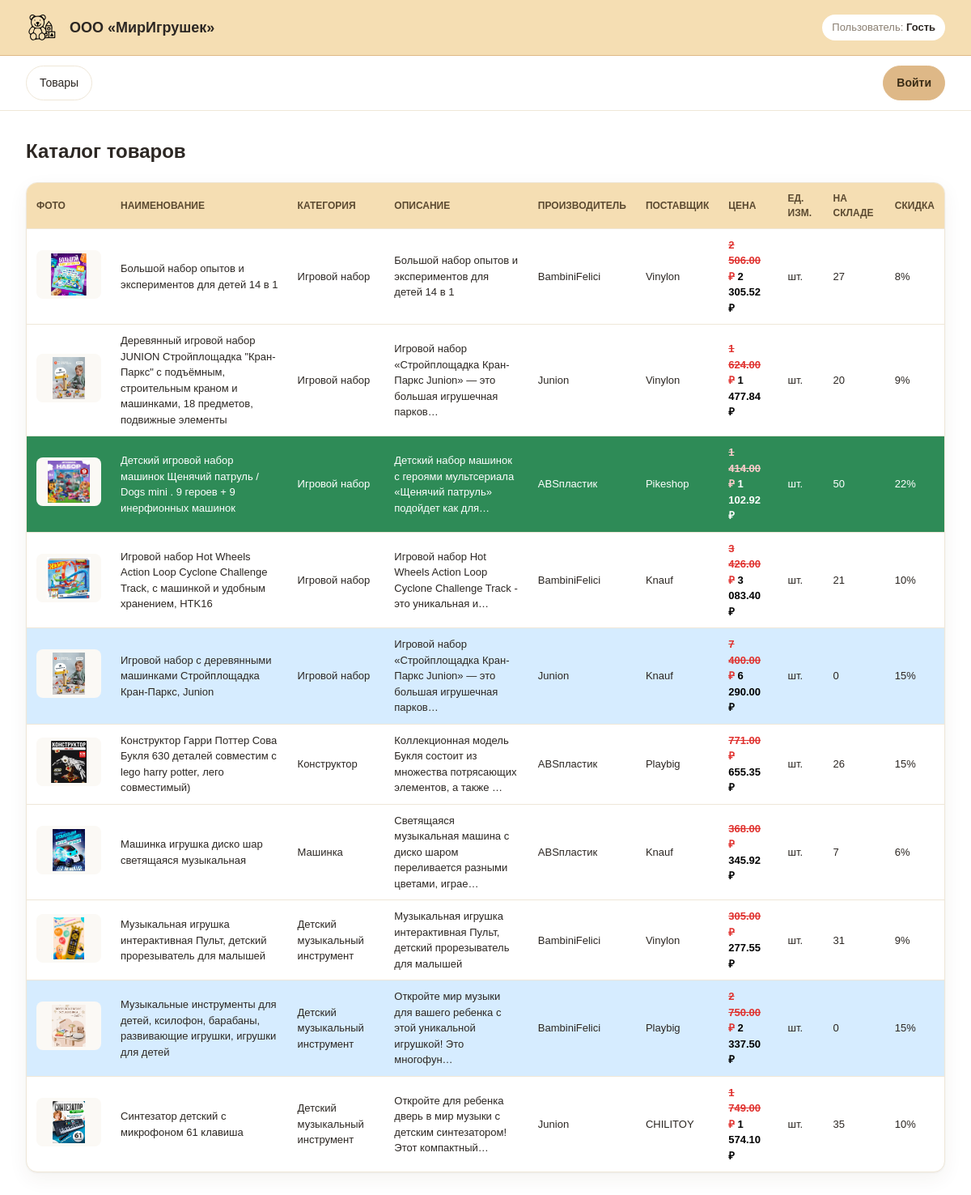
The page / on the database its author committed.
### tables this page shows
CREATE TABLE Products (
    article VARCHAR(20) PRIMARY KEY,
    name VARCHAR(500) NOT NULL,
    unit_id INT NOT NULL,
    price DECIMAL(10,2) NOT NULL,
    supplier_id INT NOT NULL,
    manufacturer_id INT NOT NULL,
    category_id INT NOT NULL,
    discount INT NOT NULL DEFAULT 0,
    stock_qty INT NOT NULL DEFAULT 0,
    description TEXT,
    photo VARCHAR(255),
    CONSTRAINT fk_prod_unit FOREIGN KEY (unit_id) REFERENCES Units(id),
    CONSTRAINT fk_prod_sup FOREIGN KEY (supplier_id) REFERENCES Suppliers(id),
    CONSTRAINT fk_prod_man FOREIGN KEY (manufacturer_id) REFERENCES Manufacturers(id),
    CONSTRAINT fk_prod_cat FOREIGN KEY (category_id) REFERENCES Categories(id),
    CONSTRAINT chk_price CHECK (price >= 0),
    CONSTRAINT chk_discount CHECK (discount >= 0),
    CONSTRAINT chk_stock CHECK (stock_qty >= 0)
);

CREATE TABLE Categories (
    id INT AUTO_INCREMENT PRIMARY KEY,
    name VARCHAR(150) NOT NULL UNIQUE
);

CREATE TABLE Manufacturers (
    id INT AUTO_INCREMENT PRIMARY KEY,
    name VARCHAR(150) NOT NULL UNIQUE
);

CREATE TABLE Suppliers (
    id INT AUTO_INCREMENT PRIMARY KEY,
    name VARCHAR(150) NOT NULL UNIQUE
);

CREATE TABLE Units (
    id INT AUTO_INCREMENT PRIMARY KEY,
    name VARCHAR(50) NOT NULL UNIQUE
);

### web/db.php (called while the page is built)
<?php
function db(): PDO
{
    static $pdo = null;
    if ($pdo === null) {
        $pdo = new PDO(
            'mysql:host=127.0.0.1;dbname=mirigrushek;charset=utf8mb4',
            'root',
            '123',
            [
                PDO::ATTR_ERRMODE => PDO::ERRMODE_EXCEPTION,
                PDO::ATTR_DEFAULT_FETCH_MODE => PDO::FETCH_ASSOC,
                PDO::ATTR_EMULATE_PREPARES => false,
            ]
        );
    }
    return $pdo;
}

### web/index.php (the view, shortened to what this page needs)
<?php
require_once __DIR__ . '/common.php';
$sql = "SELECT p.article, p.name, p.price, p.discount, p.stock_qty, p.description, p.photo,
               c.name AS cat_name, s.name AS sup_name, m.name AS man_name, u.name AS unit_name
        FROM Products p
        JOIN Categories c ON c.id = p.category_id
        JOIN Suppliers s ON s.id = p.supplier_id
        JOIN Manufacturers m ON m.id = p.manufacturer_id
        JOIN Units u ON u.id = p.unit_id
        ORDER BY p.name";
$products = db()->query($sql)->fetchAll();
layout_header('Каталог товаров');
?>
<div class="table-wrap">
<table id="products-table">
    <thead>
        <tr>
            <th>Фото</th>
            <th>Наименование</th>
            <th>Категория</th>
            <th>Описание</th>
            <th>Производитель</th>
            <th>Поставщик</th>
            <th>Цена</th>
            <th>Ед. изм.</th>
            <th>На складе</th>
            <th>Скидка</th>
        </tr>
    </thead>
    <tbody>
    <?php foreach ($products as $p):
        $final = discounted_price((float)$p['price'], (int)$p['discount']);
        $rowClass = '';
        if ((int)$p['stock_qty'] === 0) {
            $rowClass = 'row-oos';
        } elseif ((int)$p['discount'] > 15) {
            $rowClass = 'row-sale';
        }
        $searchBlob = implode(' ', [
            $p['article'], $p['name'], $p['cat_name'], $p['description'],
            $p['man_name'], $p['sup_name'], $p['unit_name'],
        ]);
        $clickable = is_admin() ? ' clickable' : '';
    ?>
        <tr class="<?= $rowClass ?><?= $clickable ?>"
            data-search="<?= htmlspecialchars(mb_strtolower($searchBlob)) ?>"
            data-supplier="<?= htmlspecialchars($p['sup_name']) ?>"
            data-price="<?= (float)$p['price'] ?>"
            data-stock="<?= (int)$p['stock_qty'] ?>"
            <?php if (is_admin()): ?>
            onclick="if(!event.target.closest('a,button,form'))location.href='index.php?page=product_edit&article=<?= urlencode($p['article']) ?>'"
            <?php endif; ?>>
            <td><img class="product-photo" src="<?= htmlspecialchars(product_photo_url($p['photo'])) ?>" alt=""></td>
            <td><?= htmlspecialchars($p['name']) ?></td>
            <td><?= htmlspecialchars($p['cat_name']) ?></td>
            <td><?= htmlspecialchars(mb_strimwidth($p['description'] ?? '', 0, 80, '…')) ?></td>
            <td><?= htmlspecialchars($p['man_name']) ?></td>
            <td><?= htmlspecialchars($p['sup_name']) ?></td>
            <td>
                <?php if ((int)$p['discount'] > 0): ?>
                    <span class="price-old"><?= format_price((float)$p['price']) ?></span>
                    <span class="price-new"><?= format_price($final) ?></span>
                <?php else: ?>
                    <?= format_price((float)$p['price']) ?>
                <?php endif; ?>
            </td>
            <td><?= htmlspecialchars($p['unit_name']) ?></td>
            <td><?= (int)$p['stock_qty'] ?></td>
            <td><?= (int)$p['discount'] ?>%</td>
        </tr>
    <?php endforeach; ?>
    </tbody>
</table>
</div>
<?php layout_footer(); ?>

### web/common.php (shortened to what this page needs)
<?php
require_once __DIR__ . '/db.php';
function current_user(): ?array
{
    return $_SESSION['user'] ?? null;
}
function is_admin(): bool
{
    $user = current_user();
    return $user && $user['role'] === ROLE_ADMIN;
}
function product_photo_url(?string $photo): string
{
    $base = 'images/';
    if ($photo && file_exists(__DIR__ . '/images/' . $photo)) {
        return $base . rawurlencode($photo);
    }
    return $base . 'picture.png';
}
function format_price(float $price): string
{
    return number_format($price, 2, '.', ' ') . ' ₽';
}
function discounted_price(float $price, int $discount): float
{
    return round($price * (100 - $discount) / 100, 2);
}
function layout_header(string $title): void
{
    $user = current_user();
    $displayName = $user['full_name'] ?? 'Гость';
    ?>
<!DOCTYPE html>
<html lang="ru">
<head>
    <link rel="stylesheet" href="assets/style.css">
</head>
<body>
<header class="top">
    <img class="logo" src="images/icon.png" alt="МирИгрушек">
    <h1>ООО «МирИгрушек»</h1>
    <div class="who">Пользователь: <b><?= htmlspecialchars($displayName) ?></b></div>
</header>
<nav>
    <a class="btn" href="index.php">Товары</a>
    <?php if ($user): ?>
        <a class="btn" href="index.php?page=logout" style="margin-left:auto">Выход</a>
    <?php else: ?>
        <a class="btn accent" href="index.php?page=login" style="margin-left:auto">Войти</a>
    <?php endif; ?>
</nav>
<main>
    <h2><?= htmlspecialchars($title) ?></h2>
<?php
}
function layout_footer(): void
{
    ?>
</main>
</body>
</html>
<?php
}

### web/assets/style.css (style rules this page uses)
:root { --bg: #FFFFFF; --secondary: #F5DEB3; --accent: #DEB887; --sale: #2E8B57; --oos: #D6ECFF; --ink: #2c2723; --muted: #8a7f72; --line: #efe7d8; --radius: 14px; --radius-sm: 10px; --shadow: 0 1px 2px rgba(60, 45, 20, .05), 0 8px 24px rgba(60, 45, 20, .06); }
* { box-sizing: border-box; }
body { margin: 0; font-family: Arial, Helvetica, sans-serif; background: var(--bg); color: var(--ink); line-height: 1.5; }
header.top { position: sticky; top: 0; z-index: 20; display: flex; align-items: center; gap: 14px; padding: 14px 32px; background: var(--secondary); border-bottom: 1px solid var(--accent); }
header.top img.logo { height: 40px; width: auto; }
header.top h1 { font-size: 18px; font-weight: 700; margin: 0; flex: 1; }
header.top .who { font-size: 13px; color: var(--muted); background: #fff; padding: 6px 12px; border-radius: 999px; white-space: nowrap; }
header.top .who b { color: var(--ink); }
nav { display: flex; align-items: center; gap: 8px; padding: 12px 32px; background: var(--bg); border-bottom: 1px solid var(--line); flex-wrap: wrap; }
a.btn, button.btn { font-family: inherit; font-size: 14px; text-decoration: none; color: var(--ink); background: #fff; border: 1px solid var(--line); padding: 10px 16px; border-radius: 999px; cursor: pointer; }
a.btn.accent, button.btn.accent { background: var(--accent); border-color: var(--accent); color: #3a2c16; font-weight: 700; }
main { padding: 32px; max-width: 1400px; margin: 0 auto; }
h2 { font-weight: 700; margin-top: 0; }
table { border-collapse: separate; border-spacing: 0; width: 100%; background: #fff; border: 1px solid var(--line); border-radius: var(--radius); overflow: hidden; box-shadow: var(--shadow); }
th, td { padding: 10px 12px; text-align: left; font-size: 13px; border-bottom: 1px solid var(--line); vertical-align: middle; }
th { background: var(--secondary); color: #5b4a31; font-weight: 700; font-size: 12px; text-transform: uppercase; }
tr:last-child td { border-bottom: 0; }
tr.row-sale td { background: var(--sale); color: #fff; }
tr.row-sale .price-old { color: #ffcccc; }
tr.row-sale .price-new { color: #fff; }
tr.row-oos td { background: var(--oos); }
.product-photo { width: 80px; height: 60px; object-fit: contain; background: #fbf9f5; border-radius: 8px; padding: 4px; }
.price-old { color: #e0322f; text-decoration: line-through; font-weight: 600; }
.price-new { color: #000; font-weight: 700; }

### rows shown on the page
products: photo (picture), name "Большой набор опытов и экспериментов для детей 14 в 1", category.name "Игровой набор", description "Большой набор опытов и экспериментов для детей 14 в 1", manufacturer.name "BambiniFelici", supplier.name "Vinylon", price "2 506.00 ₽", format_price($final) "2 305.52 ₽", unit.name "шт.", stock_qty "27", discount "8"
products: photo (picture), name "Деревянный игровой набор JUNION Стройплощадка \"Кран-Паркс\" с подъёмным, строительным краном и машинками, 18 предметов, подвижные элементы", category.name "Игровой набор", description "Игровой набор «Стройплощадка Кран-Паркс Junion» — это большая игрушечная парков…", manufacturer.name "Junion", supplier.name "Vinylon", price "1 624.00 ₽", format_price($final) "1 477.84 ₽", unit.name "шт.", stock_qty "20", discount "9"
products: photo (picture), name "Детский игровой набор машинок Щенячий патруль / Dogs mini . 9 героев + 9 инерфионных машинок", category.name "Игровой набор", description "Детский набор машинок с героями мультсериала «Щенячий патруль» подойдет как для…", manufacturer.name "ABSпластик", supplier.name "Pikeshop", price "1 414.00 ₽", format_price($final) "1 102.92 ₽", unit.name "шт.", stock_qty "50", discount "22"
products: photo (picture), name "Игровой набор Hot Wheels Action Loop Cyclone Challenge Track, с машинкой и удобным хранением, HTK16", category.name "Игровой набор", description "Игровой набор Hot Wheels Action Loop Cyclone Challenge Track - это уникальная и…", manufacturer.name "BambiniFelici", supplier.name "Knauf", price "3 426.00 ₽", format_price($final) "3 083.40 ₽", unit.name "шт.", stock_qty "21", discount "10"
products: photo (picture), name "Игровой набор с деревянными машинками Стройплощадка Кран-Паркс, Junion", category.name "Игровой набор", description "Игровой набор «Стройплощадка Кран-Паркс Junion» — это большая игрушечная парков…", manufacturer.name "Junion", supplier.name "Knauf", price "7 400.00 ₽", format_price($final) "6 290.00 ₽", unit.name "шт.", stock_qty "0", discount "15"
products: photo (picture), name "Конструктор Гарри Поттер Сова Букля 630 деталей совместим с lego harry potter, лего совместимый)", category.name "Конструктор", description "Коллекционная модель Букля состоит из множества потрясающих элементов, а также …", manufacturer.name "ABSпластик", supplier.name "Playbig", price "771.00 ₽", format_price($final) "655.35 ₽", unit.name "шт.", stock_qty "26", discount "15"
products: photo (picture), name "Машинка игрушка диско шар светящаяся музыкальная", category.name "Машинка", description "Светящаяся музыкальная машина с диско шаром переливается разными цветами, играе…", manufacturer.name "ABSпластик", supplier.name "Knauf", price "368.00 ₽", format_price($final) "345.92 ₽", unit.name "шт.", stock_qty "7", discount "6"
products: photo (picture), name "Музыкальная игрушка интерактивная Пульт, детский прорезыватель для малышей", category.name "Детский музыкальный инструмент", description "Музыкальная игрушка интерактивная Пульт, детский прорезыватель для малышей", manufacturer.name "BambiniFelici", supplier.name "Vinylon", price "305.00 ₽", format_price($final) "277.55 ₽", unit.name "шт.", stock_qty "31", discount "9"
products: photo (picture), name "Музыкальные инструменты для детей, ксилофон, барабаны, развивающие игрушки, игрушки для детей", category.name "Детский музыкальный инструмент", description "Откройте мир музыки для вашего ребенка с этой уникальной игрушкой! Это многофун…", manufacturer.name "BambiniFelici", supplier.name "Playbig", price "2 750.00 ₽", format_price($final) "2 337.50 ₽", unit.name "шт.", stock_qty "0", discount "15"
products: photo (picture), name "Синтезатор детский с микрофоном 61 клавиша", category.name "Детский музыкальный инструмент", description "Откройте для ребенка дверь в мир музыки с детским синтезатором! Этот компактный…", manufacturer.name "Junion", supplier.name "CHILITOY", price "1 749.00 ₽", format_price($final) "1 574.10 ₽", unit.name "шт.", stock_qty "35", discount "10"

### other values the page prints
$displayName "Гость"
$title "Каталог товаров"
